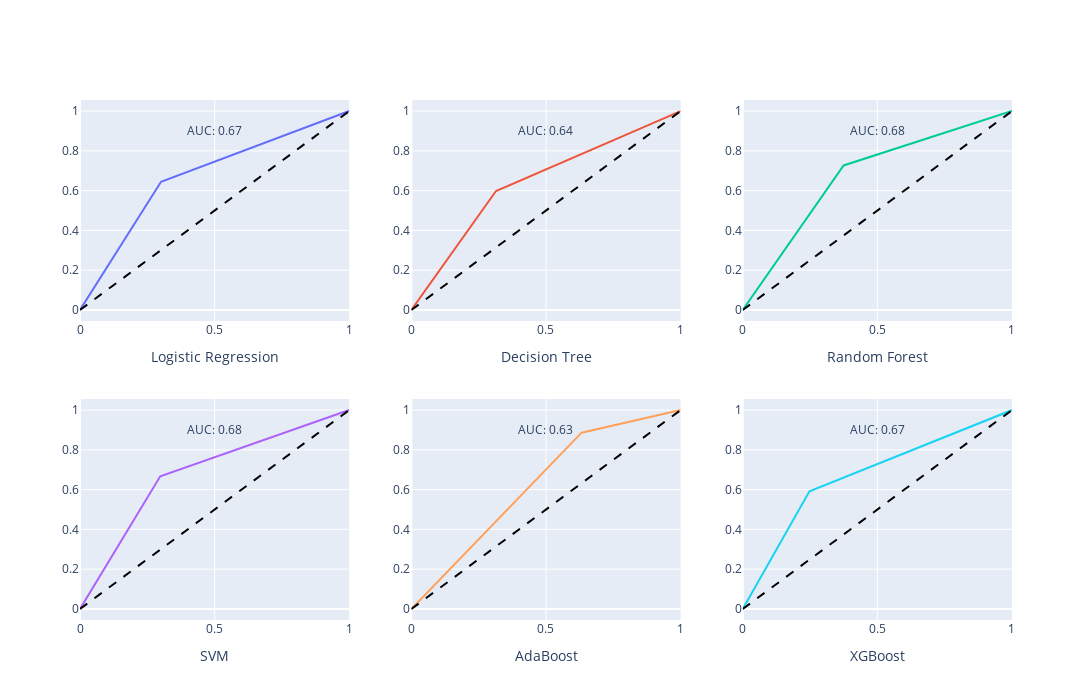

Notebook source saved alongside this figure:
### Code cell
fig = make_subplots(rows=2, cols=3)

fig.add_trace(
    go.Scatter(x=lr_fpr, y=lr_tpr, mode='lines', name='LogisticRegression'),
    row=1, col=1
)

fig.add_trace(
    go.Scatter(x=dt_fpr, y=dt_tpr, mode='lines'),
    row=1, col=2
)

fig.add_trace(
    go.Scatter(x=rf_fpr, y=rf_tpr, mode='lines'),
    row=1, col=3
)

fig.add_trace(
    go.Scatter(x=svm_fpr, y=svm_tpr, mode='lines'),
    row=2, col=1
)

fig.add_trace(
    go.Scatter(x=ada_fpr, y=ada_tpr, mode='lines'),
    row=2, col=2
)

fig.add_trace(
    go.Scatter(x=xgbc_fpr, y=xgbc_tpr, mode='lines'),
    row=2, col=3
)

random_guess = go.Scatter(x=[0, 1], y=[0, 1], mode='lines', line={'dash': 'dash', 'color': 'black'}, name='Random Guess')
for row in range(1, 3):
    for col in range(1, 4):
        fig.add_trace(random_guess, row=row, col=col)

fig.update_xaxes(title_text="Logistic Regression", row=1, col=1)
fig.update_xaxes(title_text="Decision Tree", row=1, col=2)
fig.update_xaxes(title_text="Random Forest", row=1, col=3)
fig.update_xaxes(title_text="SVM", row=2, col=1)
fig.update_xaxes(title_text="AdaBoost", row=2, col=2)
fig.update_xaxes(title_text="XGBoost", row=2, col=3)

fig.add_annotation(text=f'AUC: {auc_lr:.2f}', x=0.5, y=0.9, showarrow=False, row=1, col=1)
fig.add_annotation(text=f'AUC: {auc_dt:.2f}', x=0.5, y=0.9, showarrow=False, row=1, col=2)
fig.add_annotation(text=f'AUC: {auc_rf:.2f}', x=0.5, y=0.9, showarrow=False, row=1, col=3)
fig.add_annotation(text=f'AUC: {auc_svm:.2f}', x=0.5, y=0.9, showarrow=False, row=2, col=1)
fig.add_annotation(text=f'AUC: {auc_ada:.2f}', x=0.5, y=0.9, showarrow=False, row=2, col=2)
fig.add_annotation(text=f'AUC: {auc_xgbc:.2f}', x=0.5, y=0.9, showarrow=False, row=2, col=3)

fig.update_layout(width=1300, height=700, showlegend=False)
fig.write_image('data/images/class_weighted_model_auc.png')
fig.show()

### Figure 1 — Plotly figure (JSON) as saved in the notebook; plotly's stock layout.template omitted (floating-point values rounded to 4 significant figures)
{"data": [{"mode": "lines", "name": "LogisticRegression", "text": "tpr: [0.         0.64452902 1.        ], fpr: [0.        0.3010395 1.       ]", "type": "scatter", "x": [0, 0.301, 1], "xaxis": "x", "y": [0, 0.6445, 1], "yaxis": "y"}, {"mode": "lines", "type": "scatter", "x": [0, 0.3143, 1], "xaxis": "x2", "y": [0, 0.5981, 1], "yaxis": "y2"}, {"mode": "lines", "type": "scatter", "x": [0, 0.3746, 1], "xaxis": "x3", "y": [0, 0.7265, 1], "yaxis": "y3"}, {"mode": "lines", "type": "scatter", "x": [0, 0.2981, 1], "xaxis": "x4", "y": [0, 0.6672, 1], "yaxis": "y4"}, {"mode": "lines", "type": "scatter", "x": [0, 0.6324, 1], "xaxis": "x5", "y": [0, 0.8862, 1], "yaxis": "y5"}, {"mode": "lines", "type": "scatter", "x": [0, 0.2478, 1], "xaxis": "x6", "y": [0, 0.5912, 1], "yaxis": "y6"}, {"line": {"color": "black", "dash": "dash"}, "mode": "lines", "name": "Random Guess", "type": "scatter", "x": [0, 1], "xaxis": "x", "y": [0, 1], "yaxis": "y"}, {"line": {"color": "black", "dash": "dash"}, "mode": "lines", "name": "Random Guess", "type": "scatter", "x": [0, 1], "xaxis": "x2", "y": [0, 1], "yaxis": "y2"}, {"line": {"color": "black", "dash": "dash"}, "mode": "lines", "name": "Random Guess", "type": "scatter", "x": [0, 1], "xaxis": "x3", "y": [0, 1], "yaxis": "y3"}, {"line": {"color": "black", "dash": "dash"}, "mode": "lines", "name": "Random Guess", "type": "scatter", "x": [0, 1], "xaxis": "x4", "y": [0, 1], "yaxis": "y4"}, {"line": {"color": "black", "dash": "dash"}, "mode": "lines", "name": "Random Guess", "type": "scatter", "x": [0, 1], "xaxis": "x5", "y": [0, 1], "yaxis": "y5"}, {"line": {"color": "black", "dash": "dash"}, "mode": "lines", "name": "Random Guess", "type": "scatter", "x": [0, 1], "xaxis": "x6", "y": [0, 1], "yaxis": "y6"}], "layout": {"annotations": [{"showarrow": false, "text": "AUC: 0.67", "x": 0.5, "xref": "x", "y": 0.9, "yref": "y"}, {"showarrow": false, "text": "AUC: 0.64", "x": 0.5, "xref": "x2", "y": 0.9, "yref": "y2"}, {"showarrow": false, "text": "AUC: 0.68", "x": 0.5, "xref": "x3", "y": 0.9, "yref": "y3"}, {"showarrow": false, "text": "AUC: 0.68", "x": 0.5, "xref": "x4", "y": 0.9, "yref": "y4"}, {"showarrow": false, "text": "AUC: 0.63", "x": 0.5, "xref": "x5", "y": 0.9, "yref": "y5"}, {"showarrow": false, "text": "AUC: 0.67", "x": 0.5, "xref": "x6", "y": 0.9, "yref": "y6"}], "height": 700, "showlegend": false, "width": 1300, "xaxis": {"anchor": "y", "autorange": true, "domain": [0, 0.2889], "range": [0, 1], "title": {"text": "Logistic Regression"}, "type": "linear"}, "xaxis2": {"anchor": "y2", "autorange": true, "domain": [0.3556, 0.6444], "range": [0, 1], "title": {"text": "Decision Tree"}, "type": "linear"}, "xaxis3": {"anchor": "y3", "autorange": true, "domain": [0.7111, 1], "range": [0, 1], "title": {"text": "Random Forest"}, "type": "linear"}, "xaxis4": {"anchor": "y4", "autorange": true, "domain": [0, 0.2889], "range": [0, 1], "title": {"text": "SVM"}, "type": "linear"}, "xaxis5": {"anchor": "y5", "autorange": true, "domain": [0.3556, 0.6444], "range": [0, 1], "title": {"text": "AdaBoost"}, "type": "linear"}, "xaxis6": {"anchor": "y6", "autorange": true, "domain": [0.7111, 1], "range": [0, 1], "title": {"text": "XGBoost"}, "type": "linear"}, "yaxis": {"anchor": "x", "autorange": true, "domain": [0.575, 1], "range": [-0.05556, 1.056], "type": "linear"}, "yaxis2": {"anchor": "x2", "autorange": true, "domain": [0.575, 1], "range": [-0.05556, 1.056], "type": "linear"}, "yaxis3": {"anchor": "x3", "autorange": true, "domain": [0.575, 1], "range": [-0.05556, 1.056], "type": "linear"}, "yaxis4": {"anchor": "x4", "autorange": true, "domain": [0, 0.425], "range": [-0.05556, 1.056], "type": "linear"}, "yaxis5": {"anchor": "x5", "autorange": true, "domain": [0, 0.425], "range": [-0.05556, 1.056], "type": "linear"}, "yaxis6": {"anchor": "x6", "autorange": true, "domain": [0, 0.425], "range": [-0.05556, 1.056], "type": "linear"}}}
